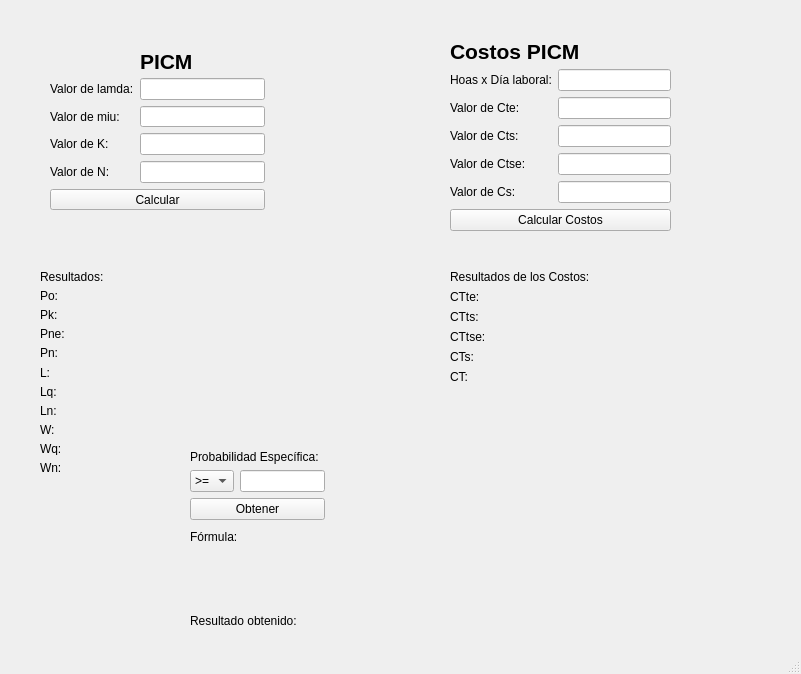
<?xml version="1.0" encoding="UTF-8"?>
<ui version="4.0">
 <class>MainWindow</class>
 <widget class="QMainWindow" name="MainWindow">
  <property name="geometry">
   <rect>
    <x>0</x>
    <y>0</y>
    <width>801</width>
    <height>674</height>
   </rect>
  </property>
  <property name="windowTitle">
   <string>PICM</string>
  </property>
  <widget class="QWidget" name="centralwidget">
   <widget class="QWidget" name="layoutWidget">
    <property name="geometry">
     <rect>
      <x>40</x>
      <y>270</y>
      <width>121</width>
      <height>205</height>
     </rect>
    </property>
    <layout class="QFormLayout" name="formLayout_2">
     <item row="0" column="0" colspan="2">
      <widget class="QLabel" name="label_6">
       <property name="palette">
        <palette>
         <active>
          <colorrole role="WindowText">
           <brush brushstyle="SolidPattern">
            <color alpha="255">
             <red>0</red>
             <green>0</green>
             <blue>0</blue>
            </color>
           </brush>
          </colorrole>
          <colorrole role="Button">
           <brush brushstyle="SolidPattern">
            <color alpha="255">
             <red>236</red>
             <green>0</green>
             <blue>0</blue>
            </color>
           </brush>
          </colorrole>
          <colorrole role="Light">
           <brush brushstyle="SolidPattern">
            <color alpha="255">
             <red>255</red>
             <green>99</green>
             <blue>99</blue>
            </color>
           </brush>
          </colorrole>
          <colorrole role="Midlight">
           <brush brushstyle="SolidPattern">
            <color alpha="255">
             <red>245</red>
             <green>49</green>
             <blue>49</blue>
            </color>
           </brush>
          </colorrole>
          <colorrole role="Dark">
           <brush brushstyle="SolidPattern">
            <color alpha="255">
             <red>118</red>
             <green>0</green>
             <blue>0</blue>
            </color>
           </brush>
          </colorrole>
          <colorrole role="Mid">
           <brush brushstyle="SolidPattern">
            <color alpha="255">
             <red>157</red>
             <green>0</green>
             <blue>0</blue>
            </color>
           </brush>
          </colorrole>
          <colorrole role="Text">
           <brush brushstyle="SolidPattern">
            <color alpha="255">
             <red>0</red>
             <green>0</green>
             <blue>0</blue>
            </color>
           </brush>
          </colorrole>
          <colorrole role="BrightText">
           <brush brushstyle="SolidPattern">
            <color alpha="255">
             <red>255</red>
             <green>255</green>
             <blue>255</blue>
            </color>
           </brush>
          </colorrole>
          <colorrole role="ButtonText">
           <brush brushstyle="SolidPattern">
            <color alpha="255">
             <red>0</red>
             <green>0</green>
             <blue>0</blue>
            </color>
           </brush>
          </colorrole>
          <colorrole role="Base">
           <brush brushstyle="SolidPattern">
            <color alpha="255">
             <red>255</red>
             <green>255</green>
             <blue>255</blue>
            </color>
           </brush>
          </colorrole>
          <colorrole role="Window">
           <brush brushstyle="SolidPattern">
            <color alpha="255">
             <red>236</red>
             <green>0</green>
             <blue>0</blue>
            </color>
           </brush>
          </colorrole>
          <colorrole role="Shadow">
           <brush brushstyle="SolidPattern">
            <color alpha="255">
             <red>0</red>
             <green>0</green>
             <blue>0</blue>
            </color>
           </brush>
          </colorrole>
          <colorrole role="AlternateBase">
           <brush brushstyle="SolidPattern">
            <color alpha="255">
             <red>245</red>
             <green>127</green>
             <blue>127</blue>
            </color>
           </brush>
          </colorrole>
          <colorrole role="ToolTipBase">
           <brush brushstyle="SolidPattern">
            <color alpha="255">
             <red>255</red>
             <green>255</green>
             <blue>220</blue>
            </color>
           </brush>
          </colorrole>
          <colorrole role="ToolTipText">
           <brush brushstyle="SolidPattern">
            <color alpha="255">
             <red>0</red>
             <green>0</green>
             <blue>0</blue>
            </color>
           </brush>
          </colorrole>
          <colorrole role="PlaceholderText">
           <brush brushstyle="SolidPattern">
            <color alpha="128">
             <red>0</red>
             <green>0</green>
             <blue>0</blue>
            </color>
           </brush>
          </colorrole>
         </active>
         <inactive>
          <colorrole role="WindowText">
           <brush brushstyle="SolidPattern">
            <color alpha="255">
             <red>0</red>
             <green>0</green>
             <blue>0</blue>
            </color>
           </brush>
          </colorrole>
          <colorrole role="Button">
           <brush brushstyle="SolidPattern">
            <color alpha="255">
             <red>236</red>
             <green>0</green>
             <blue>0</blue>
            </color>
           </brush>
          </colorrole>
          <colorrole role="Light">
           <brush brushstyle="SolidPattern">
            <color alpha="255">
             <red>255</red>
             <green>99</green>
             <blue>99</blue>
            </color>
           </brush>
          </colorrole>
          <colorrole role="Midlight">
           <brush brushstyle="SolidPattern">
            <color alpha="255">
             <red>245</red>
             <green>49</green>
             <blue>49</blue>
            </color>
           </brush>
          </colorrole>
          <colorrole role="Dark">
           <brush brushstyle="SolidPattern">
            <color alpha="255">
             <red>118</red>
             <green>0</green>
             <blue>0</blue>
            </color>
           </brush>
          </colorrole>
          <colorrole role="Mid">
           <brush brushstyle="SolidPattern">
            <color alpha="255">
             <red>157</red>
             <green>0</green>
             <blue>0</blue>
            </color>
           </brush>
          </colorrole>
          <colorrole role="Text">
           <brush brushstyle="SolidPattern">
            <color alpha="255">
             <red>0</red>
             <green>0</green>
             <blue>0</blue>
            </color>
           </brush>
          </colorrole>
          <colorrole role="BrightText">
           <brush brushstyle="SolidPattern">
            <color alpha="255">
             <red>255</red>
             <green>255</green>
             <blue>255</blue>
            </color>
           </brush>
          </colorrole>
          <colorrole role="ButtonText">
           <brush brushstyle="SolidPattern">
            <color alpha="255">
             <red>0</red>
             <green>0</green>
             <blue>0</blue>
            </color>
           </brush>
          </colorrole>
          <colorrole role="Base">
           <brush brushstyle="SolidPattern">
            <color alpha="255">
             <red>255</red>
             <green>255</green>
             <blue>255</blue>
            </color>
           </brush>
          </colorrole>
          <colorrole role="Window">
           <brush brushstyle="SolidPattern">
            <color alpha="255">
             <red>236</red>
             <green>0</green>
             <blue>0</blue>
            </color>
           </brush>
          </colorrole>
          <colorrole role="Shadow">
           <brush brushstyle="SolidPattern">
            <color alpha="255">
             <red>0</red>
             <green>0</green>
             <blue>0</blue>
            </color>
           </brush>
          </colorrole>
          <colorrole role="AlternateBase">
           <brush brushstyle="SolidPattern">
            <color alpha="255">
             <red>245</red>
             <green>127</green>
             <blue>127</blue>
            </color>
           </brush>
          </colorrole>
          <colorrole role="ToolTipBase">
           <brush brushstyle="SolidPattern">
            <color alpha="255">
             <red>255</red>
             <green>255</green>
             <blue>220</blue>
            </color>
           </brush>
          </colorrole>
          <colorrole role="ToolTipText">
           <brush brushstyle="SolidPattern">
            <color alpha="255">
             <red>0</red>
             <green>0</green>
             <blue>0</blue>
            </color>
           </brush>
          </colorrole>
          <colorrole role="PlaceholderText">
           <brush brushstyle="SolidPattern">
            <color alpha="128">
             <red>0</red>
             <green>0</green>
             <blue>0</blue>
            </color>
           </brush>
          </colorrole>
         </inactive>
         <disabled>
          <colorrole role="WindowText">
           <brush brushstyle="SolidPattern">
            <color alpha="255">
             <red>118</red>
             <green>0</green>
             <blue>0</blue>
            </color>
           </brush>
          </colorrole>
          <colorrole role="Button">
           <brush brushstyle="SolidPattern">
            <color alpha="255">
             <red>236</red>
             <green>0</green>
             <blue>0</blue>
            </color>
           </brush>
          </colorrole>
          <colorrole role="Light">
           <brush brushstyle="SolidPattern">
            <color alpha="255">
             <red>255</red>
             <green>99</green>
             <blue>99</blue>
            </color>
           </brush>
          </colorrole>
          <colorrole role="Midlight">
           <brush brushstyle="SolidPattern">
            <color alpha="255">
             <red>245</red>
             <green>49</green>
             <blue>49</blue>
            </color>
           </brush>
          </colorrole>
          <colorrole role="Dark">
           <brush brushstyle="SolidPattern">
            <color alpha="255">
             <red>118</red>
             <green>0</green>
             <blue>0</blue>
            </color>
           </brush>
          </colorrole>
          <colorrole role="Mid">
           <brush brushstyle="SolidPattern">
            <color alpha="255">
             <red>157</red>
             <green>0</green>
             <blue>0</blue>
            </color>
           </brush>
          </colorrole>
          <colorrole role="Text">
           <brush brushstyle="SolidPattern">
            <color alpha="255">
             <red>118</red>
             <green>0</green>
             <blue>0</blue>
            </color>
           </brush>
          </colorrole>
          <colorrole role="BrightText">
           <brush brushstyle="SolidPattern">
            <color alpha="255">
             <red>255</red>
             <green>255</green>
             <blue>255</blue>
            </color>
           </brush>
          </colorrole>
          <colorrole role="ButtonText">
           <brush brushstyle="SolidPattern">
            <color alpha="255">
             <red>118</red>
             <green>0</green>
             <blue>0</blue>
            </color>
           </brush>
          </colorrole>
          <colorrole role="Base">
           <brush brushstyle="SolidPattern">
            <color alpha="255">
             <red>236</red>
             <green>0</green>
             <blue>0</blue>
            </color>
           </brush>
          </colorrole>
          <colorrole role="Window">
           <brush brushstyle="SolidPattern">
            <color alpha="255">
             <red>236</red>
             <green>0</green>
             <blue>0</blue>
            </color>
           </brush>
          </colorrole>
          <colorrole role="Shadow">
           <brush brushstyle="SolidPattern">
            <color alpha="255">
             <red>0</red>
             <green>0</green>
             <blue>0</blue>
            </color>
           </brush>
          </colorrole>
          <colorrole role="AlternateBase">
           <brush brushstyle="SolidPattern">
            <color alpha="255">
             <red>236</red>
             <green>0</green>
             <blue>0</blue>
            </color>
           </brush>
          </colorrole>
          <colorrole role="ToolTipBase">
           <brush brushstyle="SolidPattern">
            <color alpha="255">
             <red>255</red>
             <green>255</green>
             <blue>220</blue>
            </color>
           </brush>
          </colorrole>
          <colorrole role="ToolTipText">
           <brush brushstyle="SolidPattern">
            <color alpha="255">
             <red>0</red>
             <green>0</green>
             <blue>0</blue>
            </color>
           </brush>
          </colorrole>
          <colorrole role="PlaceholderText">
           <brush brushstyle="SolidPattern">
            <color alpha="128">
             <red>0</red>
             <green>0</green>
             <blue>0</blue>
            </color>
           </brush>
          </colorrole>
         </disabled>
        </palette>
       </property>
       <property name="text">
        <string>Resultados:</string>
       </property>
      </widget>
     </item>
     <item row="1" column="0">
      <widget class="QLabel" name="label_7">
       <property name="text">
        <string>Po:</string>
       </property>
      </widget>
     </item>
     <item row="1" column="1">
      <widget class="QLabel" name="RespuestaPo">
       <property name="text">
        <string/>
       </property>
      </widget>
     </item>
     <item row="3" column="0">
      <widget class="QLabel" name="label_9">
       <property name="text">
        <string>Pne:</string>
       </property>
      </widget>
     </item>
     <item row="3" column="1">
      <widget class="QLabel" name="RespuestaPne">
       <property name="text">
        <string/>
       </property>
      </widget>
     </item>
     <item row="4" column="0">
      <widget class="QLabel" name="label_10">
       <property name="text">
        <string>Pn:</string>
       </property>
      </widget>
     </item>
     <item row="4" column="1">
      <widget class="QLabel" name="RespuestaPn">
       <property name="text">
        <string/>
       </property>
      </widget>
     </item>
     <item row="5" column="0">
      <widget class="QLabel" name="label_11">
       <property name="text">
        <string>L:</string>
       </property>
      </widget>
     </item>
     <item row="5" column="1">
      <widget class="QLabel" name="RespuestaL">
       <property name="text">
        <string/>
       </property>
      </widget>
     </item>
     <item row="6" column="0">
      <widget class="QLabel" name="label_12">
       <property name="text">
        <string>Lq:</string>
       </property>
      </widget>
     </item>
     <item row="6" column="1">
      <widget class="QLabel" name="RespuestaLq">
       <property name="text">
        <string/>
       </property>
      </widget>
     </item>
     <item row="7" column="0">
      <widget class="QLabel" name="label_13">
       <property name="text">
        <string>Ln:</string>
       </property>
      </widget>
     </item>
     <item row="7" column="1">
      <widget class="QLabel" name="RespuestaLn">
       <property name="text">
        <string/>
       </property>
      </widget>
     </item>
     <item row="8" column="0">
      <widget class="QLabel" name="label_14">
       <property name="text">
        <string>W:</string>
       </property>
      </widget>
     </item>
     <item row="8" column="1">
      <widget class="QLabel" name="RespuestaW">
       <property name="text">
        <string/>
       </property>
      </widget>
     </item>
     <item row="9" column="0">
      <widget class="QLabel" name="label_15">
       <property name="text">
        <string>Wq:</string>
       </property>
      </widget>
     </item>
     <item row="9" column="1">
      <widget class="QLabel" name="RespuestaWq">
       <property name="text">
        <string/>
       </property>
      </widget>
     </item>
     <item row="10" column="0">
      <widget class="QLabel" name="label_16">
       <property name="text">
        <string>Wn:</string>
       </property>
      </widget>
     </item>
     <item row="10" column="1">
      <widget class="QLabel" name="RespuestaWn">
       <property name="text">
        <string/>
       </property>
      </widget>
     </item>
     <item row="2" column="0">
      <widget class="QLabel" name="label_8">
       <property name="text">
        <string>Pk:</string>
       </property>
      </widget>
     </item>
     <item row="2" column="1">
      <widget class="QLabel" name="RespuestaPk">
       <property name="text">
        <string/>
       </property>
      </widget>
     </item>
    </layout>
   </widget>
   <widget class="QWidget" name="layoutWidget">
    <property name="geometry">
     <rect>
      <x>50</x>
      <y>50</y>
      <width>215</width>
      <height>160</height>
     </rect>
    </property>
    <layout class="QGridLayout" name="gridLayout">
     <item row="0" column="1">
      <widget class="QLabel" name="label">
       <property name="font">
        <font>
         <pointsize>16</pointsize>
         <weight>75</weight>
         <bold>true</bold>
        </font>
       </property>
       <property name="text">
        <string>PICM</string>
       </property>
      </widget>
     </item>
     <item row="2" column="1">
      <widget class="QLineEdit" name="TXT_Miu"/>
     </item>
     <item row="4" column="1">
      <widget class="QLineEdit" name="TXT_N"/>
     </item>
     <item row="1" column="1">
      <widget class="QLineEdit" name="TXT_Landa"/>
     </item>
     <item row="4" column="0">
      <widget class="QLabel" name="label_5">
       <property name="text">
        <string>Valor de N:</string>
       </property>
      </widget>
     </item>
     <item row="1" column="0">
      <widget class="QLabel" name="label_3">
       <property name="text">
        <string>Valor de lamda:</string>
       </property>
      </widget>
     </item>
     <item row="2" column="0">
      <widget class="QLabel" name="label_2">
       <property name="text">
        <string>Valor de miu:</string>
       </property>
      </widget>
     </item>
     <item row="5" column="0" colspan="2">
      <widget class="QPushButton" name="PS_Calcular">
       <property name="text">
        <string>Calcular</string>
       </property>
      </widget>
     </item>
     <item row="3" column="1">
      <widget class="QLineEdit" name="TXT_K"/>
     </item>
     <item row="3" column="0">
      <widget class="QLabel" name="label_4">
       <property name="text">
        <string>Valor de K:</string>
       </property>
      </widget>
     </item>
    </layout>
   </widget>
   <widget class="QWidget" name="layoutWidget">
    <property name="geometry">
     <rect>
      <x>450</x>
      <y>40</y>
      <width>221</width>
      <height>191</height>
     </rect>
    </property>
    <layout class="QFormLayout" name="formLayout">
     <item row="0" column="0" colspan="2">
      <widget class="QLabel" name="label_17">
       <property name="font">
        <font>
         <pointsize>16</pointsize>
         <weight>75</weight>
         <bold>true</bold>
        </font>
       </property>
       <property name="text">
        <string>Costos PICM</string>
       </property>
      </widget>
     </item>
     <item row="1" column="0">
      <widget class="QLabel" name="label_28">
       <property name="text">
        <string>Hoas x Día laboral:</string>
       </property>
      </widget>
     </item>
     <item row="2" column="0">
      <widget class="QLabel" name="label_18">
       <property name="text">
        <string>Valor de Cte:</string>
       </property>
      </widget>
     </item>
     <item row="2" column="1">
      <widget class="QLineEdit" name="TXT_Cte"/>
     </item>
     <item row="3" column="0">
      <widget class="QLabel" name="label_19">
       <property name="text">
        <string>Valor de Cts:</string>
       </property>
      </widget>
     </item>
     <item row="3" column="1">
      <widget class="QLineEdit" name="TXT_Cts"/>
     </item>
     <item row="4" column="0">
      <widget class="QLabel" name="label_26">
       <property name="text">
        <string>Valor de Ctse:</string>
       </property>
      </widget>
     </item>
     <item row="4" column="1">
      <widget class="QLineEdit" name="TXT_Ctse"/>
     </item>
     <item row="6" column="0" colspan="2">
      <widget class="QPushButton" name="pushButton">
       <property name="text">
        <string>Calcular Costos</string>
       </property>
      </widget>
     </item>
     <item row="1" column="1">
      <widget class="QLineEdit" name="TXT_Horas"/>
     </item>
     <item row="5" column="0">
      <widget class="QLabel" name="label_29">
       <property name="text">
        <string>Valor de Cs:</string>
       </property>
      </widget>
     </item>
     <item row="5" column="1">
      <widget class="QLineEdit" name="TXT_Cs"/>
     </item>
    </layout>
   </widget>
   <widget class="QWidget" name="layoutWidget">
    <property name="geometry">
     <rect>
      <x>450</x>
      <y>270</y>
      <width>191</width>
      <height>151</height>
     </rect>
    </property>
    <layout class="QFormLayout" name="formLayout_3">
     <item row="0" column="0" colspan="2">
      <widget class="QLabel" name="label_20">
       <property name="text">
        <string>Resultados de los Costos:</string>
       </property>
      </widget>
     </item>
     <item row="1" column="0">
      <widget class="QLabel" name="label_21">
       <property name="text">
        <string>CTte:</string>
       </property>
      </widget>
     </item>
     <item row="1" column="1">
      <widget class="QLabel" name="RespuestaCtte">
       <property name="text">
        <string/>
       </property>
      </widget>
     </item>
     <item row="2" column="0">
      <widget class="QLabel" name="label_22">
       <property name="text">
        <string>CTts:</string>
       </property>
      </widget>
     </item>
     <item row="2" column="1">
      <widget class="QLabel" name="RespuestaCtts">
       <property name="text">
        <string/>
       </property>
      </widget>
     </item>
     <item row="3" column="0">
      <widget class="QLabel" name="label_27">
       <property name="text">
        <string>CTtse:</string>
       </property>
      </widget>
     </item>
     <item row="3" column="1">
      <widget class="QLabel" name="RespuestaCttse">
       <property name="text">
        <string/>
       </property>
      </widget>
     </item>
     <item row="5" column="0">
      <widget class="QLabel" name="label_23">
       <property name="text">
        <string>CT:</string>
       </property>
      </widget>
     </item>
     <item row="5" column="1">
      <widget class="QLabel" name="RespuestaCt">
       <property name="text">
        <string/>
       </property>
      </widget>
     </item>
     <item row="4" column="1">
      <widget class="QLabel" name="RespuestaCts">
       <property name="text">
        <string/>
       </property>
      </widget>
     </item>
     <item row="4" column="0">
      <widget class="QLabel" name="label_30">
       <property name="text">
        <string>CTs:</string>
       </property>
      </widget>
     </item>
    </layout>
   </widget>
   <widget class="QWidget" name="layoutWidget">
    <property name="geometry">
     <rect>
      <x>190</x>
      <y>450</y>
      <width>135</width>
      <height>70</height>
     </rect>
    </property>
    <layout class="QGridLayout" name="gridLayout_2">
     <item row="0" column="0" colspan="2">
      <widget class="QLabel" name="label_24">
       <property name="text">
        <string>Probabilidad Específica:</string>
       </property>
      </widget>
     </item>
     <item row="1" column="0">
      <widget class="QComboBox" name="comboBox">
       <item>
        <property name="text">
         <string>&gt;=</string>
        </property>
       </item>
       <item>
        <property name="text">
         <string>&lt;=</string>
        </property>
       </item>
      </widget>
     </item>
     <item row="1" column="1">
      <widget class="QLineEdit" name="TXT_Num"/>
     </item>
     <item row="2" column="0" colspan="2">
      <widget class="QPushButton" name="pushButton_2">
       <property name="text">
        <string>Obtener</string>
       </property>
      </widget>
     </item>
    </layout>
   </widget>
   <widget class="QLabel" name="LblCE">
    <property name="geometry">
     <rect>
      <x>40</x>
      <y>230</y>
      <width>241</width>
      <height>16</height>
     </rect>
    </property>
    <property name="text">
     <string/>
    </property>
   </widget>
   <widget class="QLabel" name="label_25">
    <property name="geometry">
     <rect>
      <x>190</x>
      <y>610</y>
      <width>121</width>
      <height>21</height>
     </rect>
    </property>
    <property name="text">
     <string>Resultado obtenido:</string>
    </property>
   </widget>
   <widget class="QLabel" name="label_31">
    <property name="geometry">
     <rect>
      <x>190</x>
      <y>530</y>
      <width>47</width>
      <height>13</height>
     </rect>
    </property>
    <property name="text">
     <string>Fórmula:</string>
    </property>
   </widget>
   <widget class="QLabel" name="LblParcial">
    <property name="geometry">
     <rect>
      <x>190</x>
      <y>580</y>
      <width>581</width>
      <height>16</height>
     </rect>
    </property>
    <property name="text">
     <string/>
    </property>
   </widget>
   <widget class="QLabel" name="RespuestaProbabilidad">
    <property name="geometry">
     <rect>
      <x>190</x>
      <y>630</y>
      <width>47</width>
      <height>13</height>
     </rect>
    </property>
    <property name="text">
     <string/>
    </property>
   </widget>
   <widget class="QLabel" name="LblFormula">
    <property name="geometry">
     <rect>
      <x>190</x>
      <y>550</y>
      <width>581</width>
      <height>16</height>
     </rect>
    </property>
    <property name="text">
     <string/>
    </property>
   </widget>
  </widget>
  <widget class="QMenuBar" name="menubar">
   <property name="geometry">
    <rect>
     <x>0</x>
     <y>0</y>
     <width>801</width>
     <height>21</height>
    </rect>
   </property>
  </widget>
  <widget class="QStatusBar" name="statusbar"/>
 </widget>
 <resources/>
 <connections/>
</ui>
